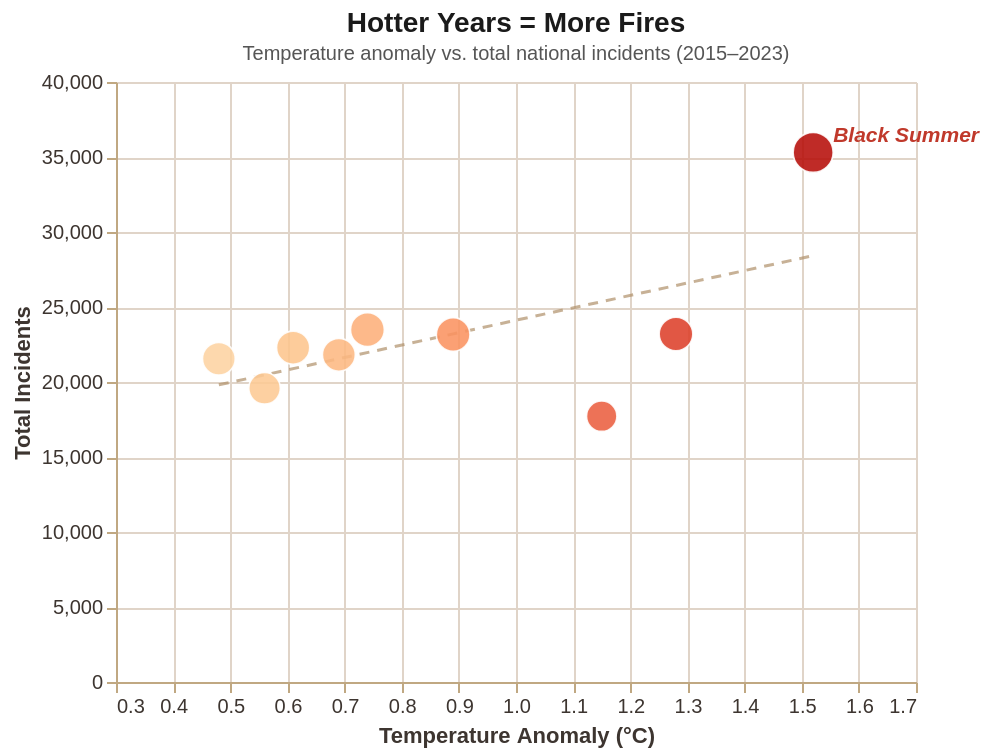

The Vega-Lite source for this figure:
### Vega-Lite specification from a JSON file in a GitHub repository (floating-point values rounded to 4 significant figures)
{"$schema": "https://vega.github.io/schema/vega-lite/v5.json", "title": {"text": "Hotter Years = More Fires", "subtitle": "Temperature anomaly vs. total national incidents (2015–2023)", "fontSize": 14, "subtitleFontSize": 10, "color": "#1a1a1a", "subtitleColor": "#555"}, "width": 400, "height": 300, "data": {"values": [{"year": 2015, "anomaly": 0.61, "incidents": 22288, "label": ""}, {"year": 2016, "anomaly": 0.74, "incidents": 23490, "label": ""}, {"year": 2017, "anomaly": 0.69, "incidents": 21812, "label": ""}, {"year": 2018, "anomaly": 0.89, "incidents": 23168, "label": ""}, {"year": 2019, "anomaly": 1.52, "incidents": 35306, "label": "Black Summer"}, {"year": 2020, "anomaly": 1.15, "incidents": 17719, "label": ""}, {"year": 2021, "anomaly": 0.56, "incidents": 19580, "label": ""}, {"year": 2022, "anomaly": 0.48, "incidents": 21550, "label": ""}, {"year": 2023, "anomaly": 1.28, "incidents": 23200, "label": ""}]}, "layer": [{"mark": {"type": "line", "color": "#b0906a", "strokeDash": [5, 4], "strokeWidth": 1.5, "opacity": 0.7}, "transform": [{"regression": "incidents", "on": "anomaly"}], "encoding": {"x": {"field": "anomaly", "type": "quantitative"}, "y": {"field": "incidents", "type": "quantitative"}}}, {"mark": {"type": "point", "filled": true, "size": 120, "opacity": 0.88, "stroke": "#fff", "strokeWidth": 0.8}, "encoding": {"x": {"field": "anomaly", "type": "quantitative", "axis": {"title": "Temperature Anomaly (°C)", "labelColor": "#3d3530", "titleColor": "#3d3530", "tickColor": "#c0a882", "domainColor": "#c0a882", "gridColor": "#e0d4c8"}, "scale": {"domain": [0.3, 1.7]}}, "y": {"field": "incidents", "type": "quantitative", "axis": {"title": "Total Incidents", "format": ",.0f", "labelColor": "#3d3530", "titleColor": "#3d3530", "tickColor": "#c0a882", "domainColor": "#c0a882", "gridColor": "#e0d4c8"}}, "color": {"field": "anomaly", "type": "quantitative", "scale": {"scheme": "orangered", "domain": [0.4, 1.6]}, "legend": null}, "size": {"field": "incidents", "type": "quantitative", "scale": {"range": [60, 400]}, "legend": null}, "tooltip": [{"field": "year", "title": "Year"}, {"field": "anomaly", "title": "Temp Anomaly (°C)"}, {"field": "incidents", "title": "Incidents", "format": ","}]}}, {"mark": {"type": "text", "align": "left", "dx": 10, "dy": -8, "fontSize": 10.5, "fontStyle": "italic", "fontWeight": "600", "color": "#c0392b"}, "encoding": {"x": {"field": "anomaly", "type": "quantitative"}, "y": {"field": "incidents", "type": "quantitative"}, "text": {"field": "label"}}}], "config": {"background": "transparent", "view": {"stroke": null}}}
